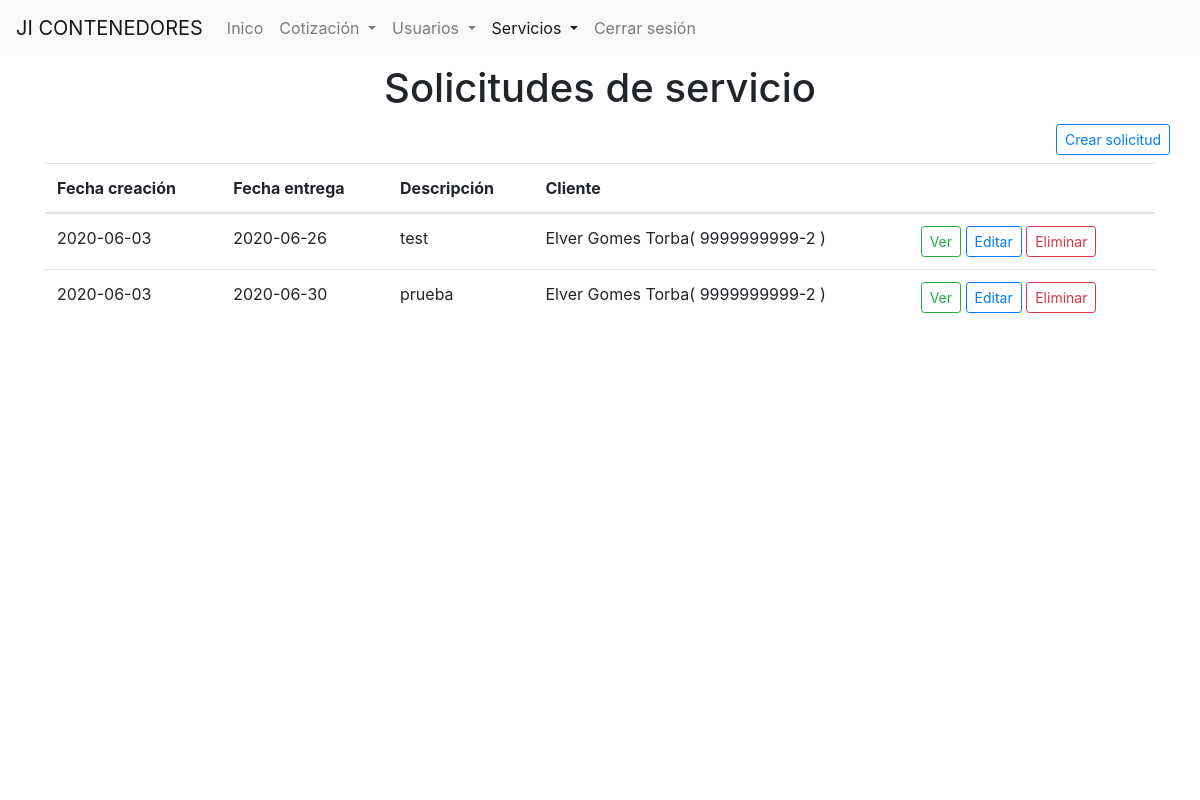
The page /servicios/solicitud (signed in) on the database as committed earlier.
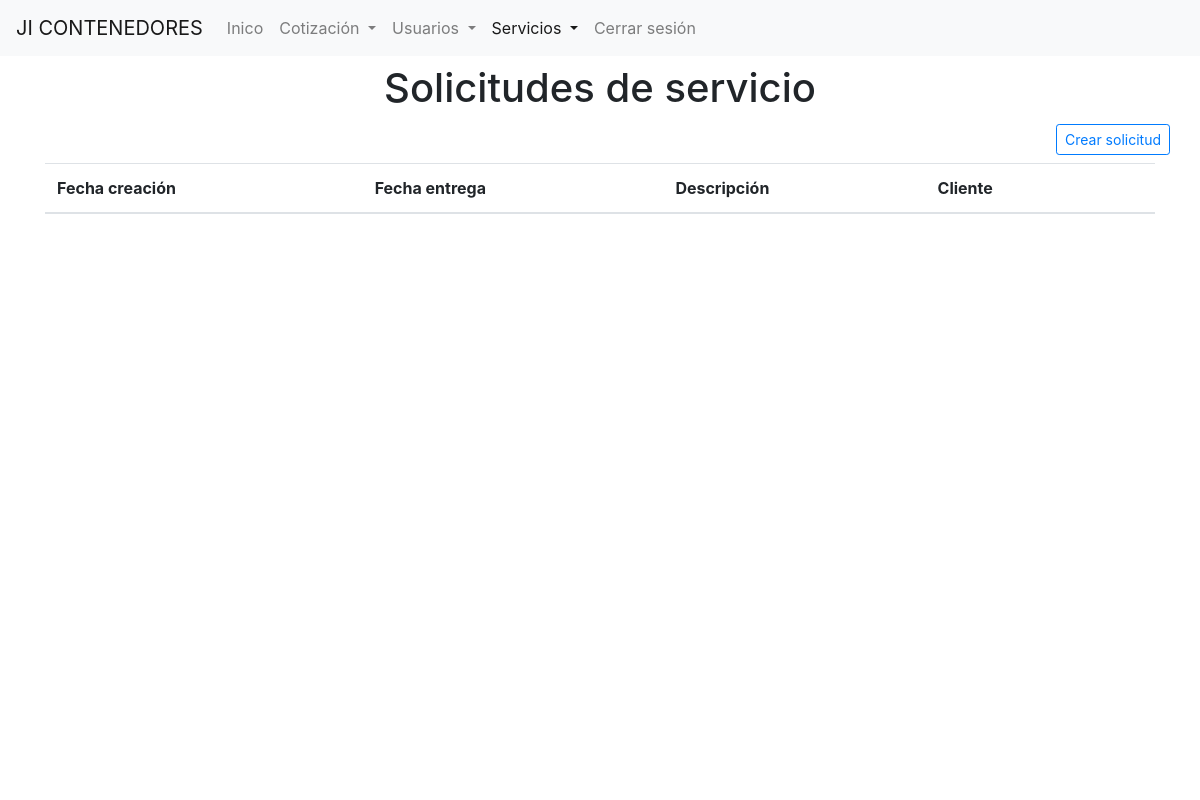
The same page on the database as committed later.
### tables this page shows
CREATE TABLE `solicitud` (
  `id` int(11) NOT NULL,
  `usuario_id` int(11) DEFAULT NULL,
  `fecha_creacion` varchar(15) NOT NULL,
  `fecha_entrega` varchar(15) DEFAULT NULL,
  `descripcion` text DEFAULT NULL
);

CREATE TABLE `usuario` (
  `id` int(11) NOT NULL,
  `email` varchar(255) NOT NULL,
  `nombres` varchar(255) NOT NULL,
  `password` varchar(255) NOT NULL,
  `rol` varchar(10) NOT NULL,
  `nit` varchar(100) DEFAULT NULL,
  `celular` varchar(20) DEFAULT NULL,
  `direccion` varchar(50) DEFAULT NULL,
  `estado` varchar(10) NOT NULL DEFAULT 'activo'
);

### core/view.php (called while the page is built, shortened)
<?php
    class View{
		function render($view){
			require 'views/'.$view.'.php';
		}
    }

### Controllers/Servicios.controller.php (called while the page is built, shortened)
<?php
    class Servicios extends Controller{
        public function __construct(){
            $this->view->active = 'servicios';
            $this->view->set_title_page('Servicios');
        }
        public function solicitud(){
            $solicitud = new Solicitud();
            $this->view->scripts = [
                'libs/peticiones.js',
                'libs/erro.js',
                'libs/alerta.js',
                'libs/spinner.js',
                'servicios/solicitud/main.js'
            ];
            $this->view->solicitudes = $solicitud->tarer_todos();
            $this->view->render('admin/servicios/solicitud');
        }
    }

### index.php (called while the page is built, shortened)
<?php
    require 'core/conection.php';
    require 'core/view.php';
    $app = new App();

### core/conection.php (called while the page is built, shortened)
<?php
    abstract class Connection{
        public function __construct(){
            try {
                $dsn = DB_DRIVER.':host='.DB_HOST.';dbname='. DB_NAME;
                $opciones = [
                    PDO::ATTR_ERRMODE => PDO::ERRMODE_EXCEPTION,
                    PDO::ATTR_EMULATE_PREPARES => false
                ];
                $this->db_connection = new PDO($dsn,DB_USER,DB_PASS,$opciones);
            } catch (PDOException $ex) {
                echo $ex->getMessage();
                die();
            }
        }
    }

### models/Solicitud.model.php (called while the page is built, shortened)
<?php
    class Solicitud extends Model{
        public function tarer_todos(){
            try {
                $consulta = "SELECT solicitud.id AS solicitudId, solicitud.fecha_creacion, solicitud.fecha_entrega, solicitud.descripcion, usuario.nombres, usuario.nit FROM solicitud INNER JOIN usuario ON solicitud.usuario_id = usuario.id ORDER BY solicitud.id DESC";
                $sql = $this->db_connection->query($consulta);
                $servicios = null;
                while ($servicio = $sql->fetch(PDO::FETCH_ASSOC) ) {
                    $servicios[] = $servicio;
                }
                return $servicios;
            } catch (PDOException $ex) {
                return ['error'=> $ex->errorInfo];
            }
        }
    }

### views/admin/servicios/solicitud.php (the view, shortened to what this page needs)
<?php
    require 'views/layout/head.php';
?>
<div class="container">
    <div class="row justify-content-center mt-2">
        <h1>Solicitudes de servicio</h1>
    </div>
    <div class="row mt-1 mb-2 justify-content-end">
        <a href="<?echo URL?>/servicios/nueva_solicitud" class="btn btn-outline-primary btn-sm">Crear solicitud</a>
    </div>
    <div class="mb-2">
    <table class="table table-hover">
            <thead>
                <tr>
                    <th scope="col">Fecha creación</th>
                    <th scope="col">Fecha entrega</th>
                    <th scope="col">Descripción</th>
                    <th scope="col">Cliente</th>
                    <th scope="col"></th>
                </tr>
            </thead>
            <tbody id="tbl">
            <?php
                if(isset($this->solicitudes)){
                    foreach($this->solicitudes as $solicitud){
            ?>
                <tr id="<?php echo $solicitud['solicitudId']?>">
                    <td><?php echo $solicitud['fecha_creacion']; ?></td>
                    <td><?php echo $solicitud['fecha_entrega']; ?></td>
                    <td><?php echo $solicitud['descripcion']; ?></td>
                    <td><?php echo $solicitud['nombres'] . "( ".$solicitud['nit']." )"; ?></td>
                    <td id="botones-<?php echo $solicitud['id']?>">
                        <a class="btn btn-outline-success btn-sm" href="<?php echo URL?>/servicios/mostrar/<?php echo $dd['solicitudId']?>">
                            Ver
                        </a>
                        <a class="btn btn-outline-primary btn-sm" href="<?php echo URL?>/servicios/editar_solicitud/<?php echo $solicitud['solicitudId']?>">
                            Editar
                        </a>
                        <button class="btn btn-outline-danger btn-sm" data-id="<?php echo $solicitud['solicitudId']?>" data-toggle="modal" data-target="#eliminar" id="tbl-eliminar">
                            Eliminar
                        </button>
                    </td>
                </tr>
            <?php
                    }
                }
            ?>
            </tbody>
        </table>
    </div>
</div>
<?php
    require 'views/layout/foot.php';
?>

Rows that differ between the two databases and show on the page:
removed solicitud: fecha_creacion "2020-06-03", fecha_entrega "2020-06-26", descripcion "test", usuario.nombres "Elver Gomes Torba", usuario.nit "9999999999-2"
removed solicitud: fecha_creacion "2020-06-03", fecha_entrega "2020-06-30", descripcion "prueba", usuario.nombres "Elver Gomes Torba", usuario.nit "9999999999-2"
